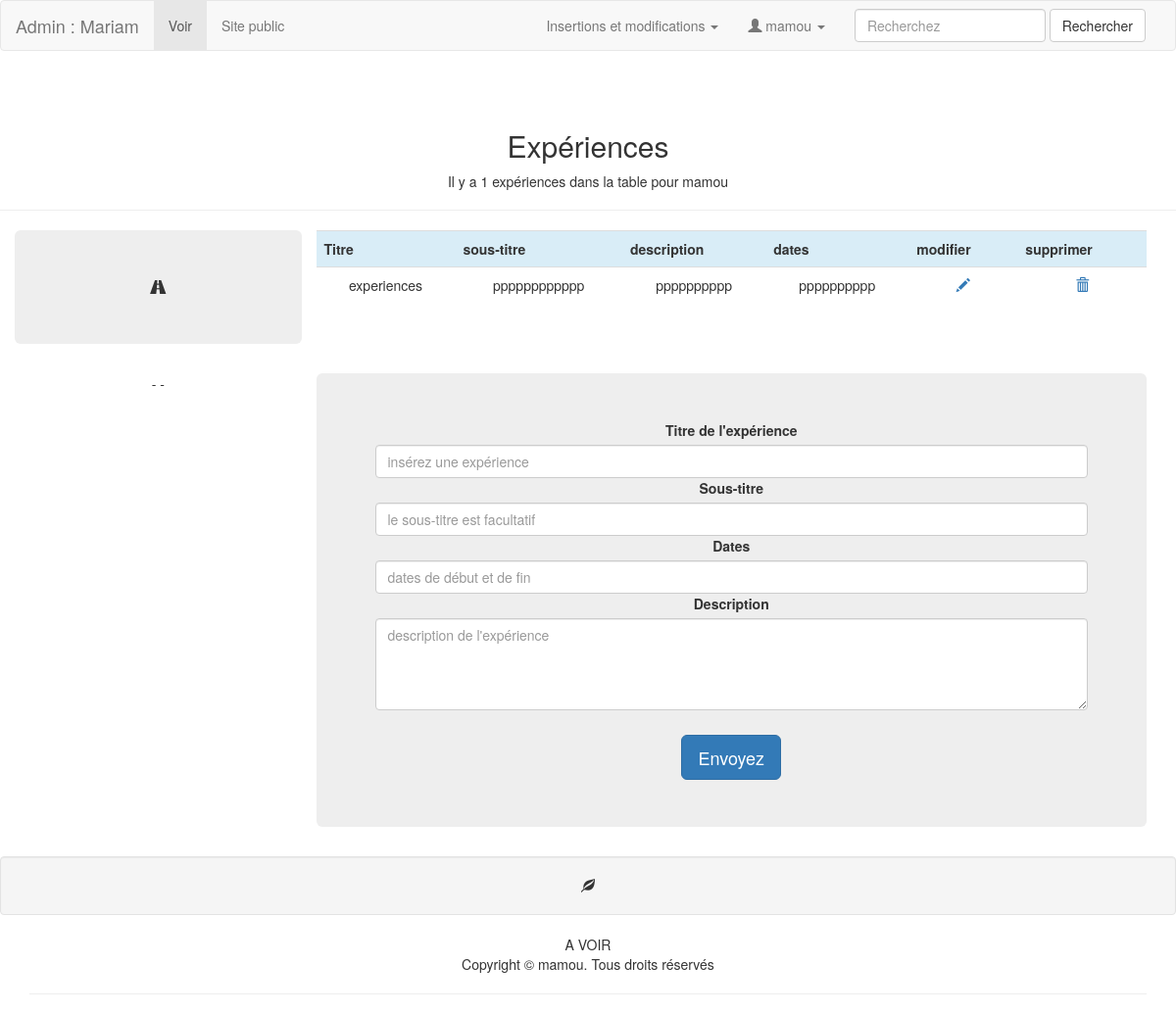
The app's page /admin/experiences.php (signed in) with its own data.
### tables this page shows
CREATE TABLE `utilisateurs` (
  `id_utilisateur` int(11) NOT NULL,
  `prenom` varchar(25) NOT NULL,
  `nom` varchar(25) NOT NULL,
  `email` varchar(50) NOT NULL,
  `telephone` int(20) NOT NULL,
  `mdp` varchar(13) NOT NULL,
  `pseudo` varchar(13) NOT NULL,
  `avatar` varchar(255) NOT NULL,
  `age` int(5) NOT NULL,
  `date_naissance` date NOT NULL,
  `sexe` enum('Femme','Homme','Autre') NOT NULL,
  `etat_civil` enum('M','Mme','Autre') NOT NULL,
  `statut_martial` varchar(13) NOT NULL,
  `adresse` text NOT NULL,
  `code_postal` int(11) NOT NULL,
  `ville` varchar(25) NOT NULL,
  `pays` varchar(25) NOT NULL
);

CREATE TABLE `experiences` (
  `id_experience` int(11) NOT NULL,
  `titre_e` varchar(45) NOT NULL,
  `sous_titre_e` varchar(45) NOT NULL,
  `dates_e` varchar(45) DEFAULT NULL,
  `description_e` text NOT NULL,
  `utilisateur_id` int(11) NOT NULL
);

### admin/experiences.php (the view, shortened to what this page needs)
<?php require '../connexion/connexion.php' ?>
<?php
	if(isset($_SESSION['connexion']) && $_SESSION['connexion']=='connecté'){
		$id_utilisateur=$_SESSION['id_utilisateur'];
	}else{
		header('location:authentification.php');
	}
	?>
<!DOCTYPE html>
<html lang="fr">
<head>
	<?php
		$sql = $pdoCV->query(" SELECT * FROM utilisateurs WHERE id_utilisateur ='$id_utilisateur' ");
		$ligne_utilisateur = $sql->fetch();
	?>
<link rel="stylesheet" href="../css/bootstrap.css">
</head>
<body>
<?php include("include_nav.php"); ?>
<section>
  <div class="row">
   <?php
		$sql = $pdoCV->prepare("SELECT * FROM experiences WHERE utilisateur_id = '$id_utilisateur' ORDER BY id_experience DESC ");
		$sql->execute();
		$nbr_experiences = $sql->rowCount();
	 ?>
    <div class="col-lg-12 page-header text-center">
      <h2>Expériences</h2>
      <p>Il y a <?php echo $nbr_experiences; ?> expériences dans la table pour <?php echo $ligne_utilisateur['pseudo']; ?></p>
    </div>
  </div>
  <div class="container">
    <div class="row text-center">
     <div class="col-xs-3 jumbotron">
          	<span class="glyphicon glyphicon-road"></span>
     </div>
      <div class="col-xs-9 text-center">
	<table class="table table-striped">
		<tbody>
		<tr class="info">
			<th scope="col">Titre</th>
			<th scope="col">sous-titre</th>
		  	<th scope="col">description</th>
		  	<th scope="col">dates</th>
			<th scope="col">modifier</th>
			<th scope="col">supprimer</th>
		</tr>
		<tr>
			<?php while ($ligne_experience = $sql->fetch()) { ?>
			<td><?php echo $ligne_experience['titre_e']; ?></td>
			<td><?php echo $ligne_experience['sous_titre_e']; ?></td>
			<td><?php echo $ligne_experience['description_e']; ?></td>
			<td><?php echo $ligne_experience['dates_e']; ?></td>
			<td><a href="modif_experience.php?id_experience=<?php echo $ligne_experience['id_experience']; ?>"><span class="glyphicon glyphicon-pencil"></span></a></td>
			<td><a class="supprimer" href="experiences.php?id_experience=<?php echo $ligne_experience['id_experience']; ?>"><span class="glyphicon glyphicon-trash"></span></a></span></td>
		</tr>
			<?php } ?>
		</tbody>
	</table>
      </div>
    </div>
        <div class="row text-center">
          <div class="col-xs-3">- -
          </div>
          <div class="text-center col-xs-9">
           <div class="jumbotron">
            <form action="experiences.php" method="post" class="text-center">
              <div class="form-group">
                <label for="titre_e">Titre de l'expérience</label>
                <input type="text" name="titre_e" class="form-control" id="titre_e" placeholder="insérez une expérience">
                <label for="sous_titre_e">Sous-titre</label>
                <input type="text" name="sous_titre_e" class="form-control" id="sous_titre_e" placeholder="le sous-titre est facultatif">
                <label for="dates_e">Dates</label>
                <input type="text" name="dates_e" class="form-control" id="dates_e" placeholder="dates de début et de fin">
                <label for="description_e">Description</label>
                <textarea name="description_e" cols="80" rows="4" class="form-control" id="description_e" placeholder="description de l'expérience"></textarea>
              </div>
              <input type="submit" value="Envoyez" class="btn btn-primary btn-lg" style="margin-top: 10px;">
            </form>
          </div>
        </div>
      </div>
</section>
<div class="well text-center"><span class="glyphicon glyphicon-leaf"></span></div>
	<?php include("include_footer.php"); ?>
</body>
</html>

### admin/include_nav.php (shortened to what this page needs)
<nav class="navbar navbar-default">
  <div class="container-fluid">
    <div class="navbar-header">
      <a class="navbar-brand" href="index.php">Admin : <?php echo $ligne_utilisateur['prenom']; ?></a></div>
    <div class="collapse navbar-collapse" id="bs-example-navbar-collapse-1">
      <ul class="nav navbar-nav">
        <li class="active"><a href="#">Voir <span class="sr-only">(current)</span></a> </li>
        <li><a href="../index.php" target="_blank">Site public</a></li>
      </ul>
      <form class="navbar-form navbar-right" role="search">
        <div class="form-group">
          <input type="text" class="form-control" placeholder="Recherchez">
        </div>
        <button type="submit" class="btn btn-default">Rechercher</button>
      </form>
      <ul class="nav navbar-nav navbar-right">
        <li class="dropdown"> <a href="#" class="dropdown-toggle" data-toggle="dropdown" role="button" aria-expanded="false" aria-haspopup="true">Insertions et modifications <span class="caret"></span></a>
        </li>
            <li class="dropdown"><a href="#" class="dropdown-toggle" data-toggle="dropdown" role="button" aria-expanded="false" aria-haspopup="true"> <span class="glyphicon glyphicon-user"></span> <?php echo $ligne_utilisateur['pseudo']; ?> <span class="caret"></span></a>
            </li>
      </ul>
    </div>
  </div>
</nav>

### admin/include_footer.php
<div class="container">
  <div class="row">
    <div class="col-lg-offset-3 col-xs-12 col-lg-6 text-center">
      A VOIR
    </div>
  </div>
</div>
 <footer class="text-center">
  <div class="container">
    <div class="row">
      <div class="col-xs-12">
        <p>Copyright © <?php echo $ligne_utilisateur['pseudo']; ?>. Tous droits réservés</p>
        <hr>
      </div>
    </div>
  </div>
</footer>

### records on screen
utilisateurs: prenom "Mariam", pseudo "mamou"
experiences: titre_e "experiences", sous_titre_e "pppppppppppp", description_e "pppppppppp", dates_e "pppppppppp"

### other values on screen
$nbr_experiences "1"
